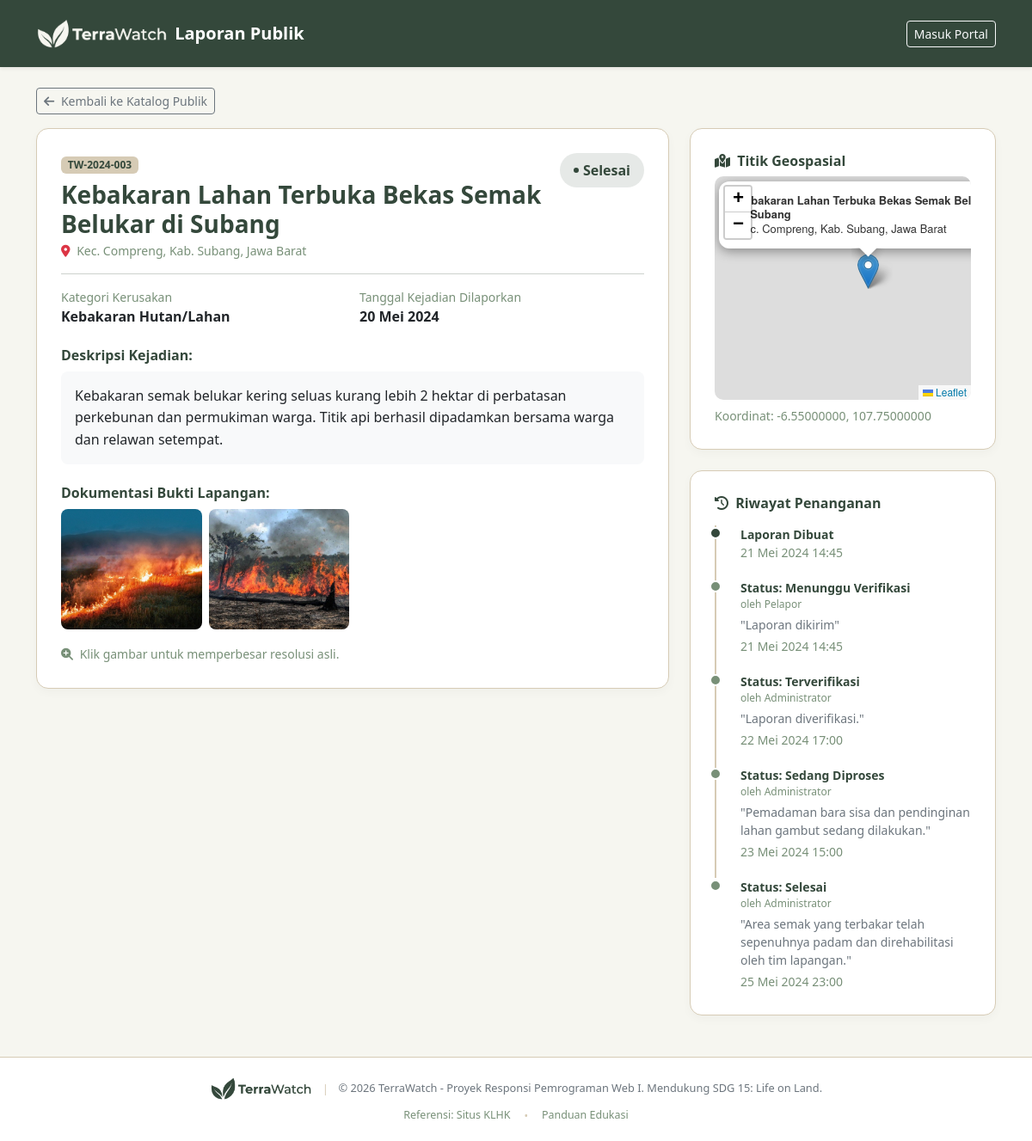
The app's page /user/detail_publik.php?id=3 with its own data.
### tables this page shows
CREATE TABLE `reports` (
  `report_id`        INT           NOT NULL AUTO_INCREMENT,
  `user_id`          INT           NOT NULL,
  `category_id`      INT           NOT NULL,
  `title`            VARCHAR(255)  NOT NULL,
  `incident_date`    DATE          NOT NULL,
  `location`         VARCHAR(500)  NOT NULL,
  `latitude`         DECIMAL(10,8) NULL DEFAULT NULL,
  `longitude`        DECIMAL(11,8) NULL DEFAULT NULL,
  `description`      TEXT          NOT NULL,
  `status`           ENUM('Pending','Revision','Verified','In Progress','Completed','Rejected') NOT NULL DEFAULT 'Pending',
  `rejection_reason` TEXT          NULL,
  `created_at`       TIMESTAMP     NOT NULL DEFAULT CURRENT_TIMESTAMP,
  `updated_at`       TIMESTAMP     NOT NULL DEFAULT CURRENT_TIMESTAMP ON UPDATE CURRENT_TIMESTAMP,
  PRIMARY KEY (`report_id`),
  INDEX `idx_reports_status` (`status`),
  INDEX `idx_reports_created_at` (`created_at`),
  INDEX `idx_reports_user_id` (`user_id`),
  INDEX `idx_reports_category_id` (`category_id`),
  CONSTRAINT `fk_reports_user`     FOREIGN KEY (`user_id`)     REFERENCES `users`(`user_id`),
  CONSTRAINT `fk_reports_category` FOREIGN KEY (`category_id`) REFERENCES `categories`(`category_id`)
);

CREATE TABLE `categories` (
  `category_id`   INT          NOT NULL AUTO_INCREMENT,
  `category_name` VARCHAR(100) NOT NULL,
  `description`   TEXT         NULL,
  `icon`          VARCHAR(50)  NULL DEFAULT NULL,
  `created_at`    TIMESTAMP    NOT NULL DEFAULT CURRENT_TIMESTAMP,
  PRIMARY KEY (`category_id`)
);

CREATE TABLE `report_images` (
  `image_id`    INT          NOT NULL AUTO_INCREMENT,
  `report_id`   INT          NOT NULL,
  `image_path`  VARCHAR(255) NOT NULL,
  `uploaded_at` TIMESTAMP    NOT NULL DEFAULT CURRENT_TIMESTAMP,
  PRIMARY KEY (`image_id`),
  INDEX `idx_report_images_report_id` (`report_id`),
  CONSTRAINT `fk_report_images_report` FOREIGN KEY (`report_id`) REFERENCES `reports`(`report_id`) ON DELETE CASCADE
);

CREATE TABLE `report_updates` (
  `update_id`  INT         NOT NULL AUTO_INCREMENT,
  `report_id`  INT         NOT NULL,
  `changed_by` INT         NULL DEFAULT NULL,
  `old_status` VARCHAR(50) NULL DEFAULT NULL,
  `new_status` VARCHAR(50) NOT NULL,
  `note`       TEXT        NULL,
  `created_at` TIMESTAMP   NOT NULL DEFAULT CURRENT_TIMESTAMP,
  PRIMARY KEY (`update_id`),
  INDEX `idx_report_updates_report_id` (`report_id`),
  CONSTRAINT `fk_report_updates_report`     FOREIGN KEY (`report_id`)  REFERENCES `reports`(`report_id`) ON DELETE CASCADE,
  CONSTRAINT `fk_report_updates_changed_by` FOREIGN KEY (`changed_by`) REFERENCES `users`(`user_id`) ON DELETE SET NULL
);

CREATE TABLE `users` (
  `user_id`       INT                  NOT NULL AUTO_INCREMENT,
  `name`          VARCHAR(100)         NOT NULL,
  `email`         VARCHAR(150)         NOT NULL,
  `password`      VARCHAR(255)         NOT NULL,
  `role`          ENUM('user','admin') NOT NULL DEFAULT 'user',
  `is_active`     TINYINT(1)           NOT NULL DEFAULT 1,
  `profile_photo` VARCHAR(255)         NULL DEFAULT NULL,
  `phone`         VARCHAR(20)          NULL DEFAULT NULL,
  `address`       TEXT                 NULL,
  `created_at`    TIMESTAMP            NOT NULL DEFAULT CURRENT_TIMESTAMP,
  PRIMARY KEY (`user_id`),
  UNIQUE INDEX `idx_users_email` (`email`)
);

### helpers/functions.php (called while the page is built, shortened)
<?php
function isLoggedIn(): bool
{
    return isset($_SESSION['user_id']);
}
function formatDate(string $date, string $format = 'd M Y'): string
{
    $months = [
        'Jan' => 'Jan', 'Feb' => 'Feb', 'Mar' => 'Mar',
        'Apr' => 'Apr', 'May' => 'Mei', 'Jun' => 'Jun',
        'Jul' => 'Jul', 'Aug' => 'Agu', 'Sep' => 'Sep',
        'Oct' => 'Okt', 'Nov' => 'Nov', 'Dec' => 'Des',
    ];
    $formatted = date($format, strtotime($date));
    return str_replace(array_keys($months), array_values($months), $formatted);
}
function formatDateTime(string $date): string
{
    return formatDate($date, 'd M Y H:i');
}
function generateReportId($id = null, ?string $createdAt = null): string
{
    $year = date('Y');
    if (!empty($createdAt)) {
        $timestamp = strtotime($createdAt);
        if ($timestamp !== false) {
            $year = date('Y', $timestamp);
        }
    }
    if ($id !== null && is_numeric($id) && (int)$id > 0) {
        return sprintf('TW-%s-%03d', $year, (int)$id);
    }
}
function getImageUrl(?string $path): string
{
    $appUrl = defined('APP_URL') ? rtrim(APP_URL, '/') : '';
    $cleanPath = ltrim($path, '/');
    if (strpos($cleanPath, 'uploads/') === 0 || strpos($cleanPath, 'assets/') === 0) {
        return $appUrl . '/' . $cleanPath;
    }
    return $appUrl . '/uploads/' . $cleanPath;
}
function statusLabel(string $s): string
{
    $labels = [
        'Pending'     => 'Menunggu Verifikasi',
        'Revision'    => 'Perlu Perbaikan',
        'Verified'    => 'Terverifikasi',
        'In Progress' => 'Sedang Diproses',
        'Completed'   => 'Selesai',
        'Rejected'    => 'Ditolak',
        'Draft'       => 'Draf',
        'Published'   => 'Diterbitkan',
    ];
    return $labels[$s] ?? $s;
}

### user/detail_publik.php (the view, shortened to what this page needs)
<?php
require_once __DIR__ . '/../helpers/functions.php';
$isUserLoggedIn = isLoggedIn();
$reportId = (int)($_GET['id'] ?? 0);
try {
    $stmt = $pdo->prepare("
        SELECT r.*, c.category_name, u.name as reporter_name
        FROM reports r
        LEFT JOIN categories c ON r.category_id = c.category_id
        LEFT JOIN users u ON r.user_id = u.user_id
        WHERE r.report_id = ? AND r.status IN ('Verified', 'In Progress', 'Completed')
    ");
    $stmt->execute([$reportId]);
    $report = $stmt->fetch(PDO::FETCH_ASSOC);
    $stmtImg = $pdo->prepare("SELECT * FROM report_images WHERE report_id = ?");
    $stmtImg->execute([$reportId]);
    $images = $stmtImg->fetchAll(PDO::FETCH_ASSOC);
    $stmtHistory = $pdo->prepare("
        SELECT ru.*, a.name as changer_name, a.role as changer_role
        FROM report_updates ru
        LEFT JOIN users a ON ru.changed_by = a.user_id
        WHERE ru.report_id = ?
        ORDER BY ru.created_at ASC, ru.update_id ASC
    ");
    $stmtHistory->execute([$reportId]);
    $updates = $stmtHistory->fetchAll(PDO::FETCH_ASSOC);
} catch (PDOException $e) {
    redirect('laporan_publik.php');
}
?>
<!DOCTYPE html>
<html lang="id">
<head>
    <link href="https://cdn.jsdelivr.net/npm/bootstrap@5.3.2/dist/css/bootstrap.min.css" rel="stylesheet">
    <link href="https://cdnjs.cloudflare.com/ajax/libs/font-awesome/6.5.1/css/all.min.css" rel="stylesheet">
    <link href="https://unpkg.com/leaflet@1.9.4/dist/leaflet.css" rel="stylesheet">
    <link href="../assets/css/style.css" rel="stylesheet">
</head>
<body>
<?php if ($isUserLoggedIn): ?>
    <?php include __DIR__ . '/../includes/sidebar.php'; ?>
    <?php include __DIR__ . '/../includes/topbar.php'; ?>
    <main class="main-content">
<?php else: ?>
    <nav class="navbar navbar-dark bg-pine py-3 shadow-sm" style="background:#34483B;">
        <div class="container">
            <a class="navbar-brand fw-bold d-flex align-items-center" href="laporan_publik.php">
                <img src="<?= APP_URL ?>/assets/img/terrawatch-logo-light.png" alt="TerraWatch" style="height: 36px; object-fit: contain;">
                <span class="ms-2">Laporan Publik</span>
            </a>
            <a href="../auth/login.php" class="btn btn-outline-light btn-sm">Masuk Portal</a>
        </div>
    </nav>
    <main class="container py-4">
<?php endif; ?>
    <div class="mb-3">
        <a href="laporan_publik.php" class="btn btn-outline-secondary btn-sm">
            <i class="fas fa-arrow-left me-1"></i> Kembali ke Katalog Publik
        </a>
    </div>
    <div class="row">
        <div class="col-lg-8">
            <div class="detail-card">
                <div class="d-flex justify-content-between align-items-start mb-3">
                    <div>
                        <span class="badge bg-secondary mb-2"><?= generateReportId($report['report_id'], $report['created_at'] ?? null) ?></span>
                        <h3 class="fw-bold text-pine mb-1"><?= htmlspecialchars($report['title']) ?></h3>
                        <p class="text-muted small mb-0">
                            <i class="fas fa-map-marker-alt text-danger me-1"></i> <?= htmlspecialchars($report['location']) ?>
                        </p>
                    </div>
                    <?php $statusLower = strtolower(str_replace(' ', '-', $report['status'])); ?>
                    <span class="status-badge <?= $statusLower ?> fs-6 px-3 py-2">
                        <span class="dot"></span><?= htmlspecialchars(statusLabel($report['status'])) ?>
                    </span>
                </div>
                <hr class="my-3">
                <div class="row g-3 mb-4">
                    <div class="col-sm-6">
                        <small class="text-muted d-block">Kategori Kerusakan</small>
                        <span class="fw-bold text-dark"><?= htmlspecialchars($report['category_name'] ?? 'Umum') ?></span>
                    </div>
                    <div class="col-sm-6">
                        <small class="text-muted d-block">Tanggal Kejadian Dilaporkan</small>
                        <span class="fw-bold text-dark"><?= formatDate($report['incident_date']) ?></span>
                    </div>
                </div>
                <h6 class="fw-bold text-pine mb-2">Deskripsi Kejadian:</h6>
                <div class="p-3 bg-light rounded-3 mb-4 text-dark" style="line-height:1.6;">
                    <?= nl2br(htmlspecialchars($report['description'])) ?>
                </div>
                <h6 class="fw-bold text-pine mb-2">Dokumentasi Bukti Lapangan:</h6>
                <?php if (empty($images)): ?>
                    <p class="text-muted small">Tidak ada foto lampiran.</p>
                <?php else: ?>
                    <div class="row g-2 mb-3">
                        <?php foreach ($images as $img):
                            $imgSrc = getImageUrl($img['image_path']);
                        ?>
                            <div class="col-4 col-md-3">
                                <a href="<?= htmlspecialchars($imgSrc) ?>" target="_blank">
                                    <img src="<?= htmlspecialchars($imgSrc) ?>" class="gallery-thumb" alt="Foto Bukti" onerror="this.onerror=null;this.src='<?= APP_URL ?>/assets/img/default-forest.jpg'">
                                </a>
                            </div>
                        <?php endforeach; ?>
                    </div>
                    <small class="text-muted"><i class="fas fa-search-plus me-1"></i> Klik gambar untuk memperbesar resolusi asli.</small>
                <?php endif; ?>
            </div>
        </div>
        <div class="col-lg-4">
            <?php if (!empty($report['latitude']) && !empty($report['longitude'])): ?>
            <div class="detail-card">
                <h6 class="fw-bold text-pine mb-2"><i class="fas fa-map-marked-alt me-1"></i> Titik Geospasial</h6>
                <div id="public-map" class="mb-2"></div>
                <div class="small text-muted">
                    Koordinat: <?= htmlspecialchars($report['latitude']) ?>, <?= htmlspecialchars($report['longitude']) ?>
                </div>
            </div>
            <?php endif; ?>
            <div class="detail-card">
                <h6 class="fw-bold text-pine mb-3"><i class="fas fa-history me-1"></i> Riwayat Penanganan</h6>
                <div class="timeline">
                    <div class="timeline-item">
                        <span class="timeline-dot"></span>
                        <div class="fw-bold small">Laporan Dibuat</div>
                        <div class="text-muted small"><?= formatDateTime($report['created_at']) ?></div>
                    </div>
                    <?php foreach ($updates as $up): ?>
                    <div class="timeline-item">
                        <span class="timeline-dot" style="background:#789078;"></span>
                        <div class="fw-bold small text-pine">Status: <?= htmlspecialchars(statusLabel($up['new_status'])) ?></div>
                        <div class="text-muted" style="font-size:0.75rem;">oleh <?= ($up['changed_by'] == $report['user_id'] ? 'Pelapor' : htmlspecialchars($up['changer_name'] ?? 'Admin')) ?></div>
                        <?php if (!empty($up['note'])): ?>
                            <div class="small text-secondary my-1">"<?= htmlspecialchars($up['note']) ?>"</div>
                        <?php endif; ?>
                        <div class="text-muted small"><?= formatDateTime($up['created_at']) ?></div>
                    </div>
                    <?php endforeach; ?>
                </div>
            </div>
        </div>
    </div>
</main>
<?php include __DIR__ . '/../includes/footer.php'; ?>

### assets/css/style.css (style rules this page uses)
:root { --pine: #34483B; --sage: #789078; --soft-leaf: #B5C2AA; --cloud-cream: #F6F6F0; --stone-beige: #D6CBB5; --muted-terracotta: #C17B58; --primary-dark-green: #34483B; --secondary-green: #789078; --accent-green: #789078; --light-sage: #B5C2AA; --bg-light: #F6F6F0; --white: #FFFFFF; --status-pending: #C17B58; --status-verified: #789078; --status-in-progress: #789078; --status-completed: #34483B; --status-rejected: #C17B58; --status-revision: #C17B58; --maroon-btn: #C17B58; --sidebar-width: 260px; --cat-deforestasi: #34483B; --cat-degradasi: #789078; --cat-gambut: #C17B58; --amber-bg: #F6F6F0; --amber-border: #D6CBB5; --text-dark: #34483B; --text-muted: #789078; --border-color: #D6CBB5; }
* { margin: 0; padding: 0; box-sizing: border-box; }
body { font-family: 'Segoe UI', 'Inter', -apple-system, BlinkMacSystemFont, sans-serif; background-color: var(--bg-light); color: var(--text-dark); overflow-x: hidden; }
a { text-decoration: none; color: inherit; }
.status-badge { display: inline-flex; align-items: center; gap: 5px; padding: 4px 12px; border-radius: 20px; font-size: 0.72rem; font-weight: 600; white-space: nowrap; }
.status-badge .dot { width: 6px; height: 6px; border-radius: 50%; display: inline-block; }
.status-badge.completed { background: rgba(52, 72, 59, 0.12); color: #34483B; }
.status-badge.completed .dot { background: #34483B; }
.detail-card { background: var(--white); border-radius: 14px; border: 1px solid var(--border-color); padding: 25px; margin-bottom: 25px; }
.timeline-item { position: relative; padding-bottom: 22px; }
.timeline-item:last-child { padding-bottom: 0; }
.text-muted { color: var(--text-muted) !important; }
.text-pine { color: #34483B !important; }
.bg-pine { background-color: #34483B !important; }
.badge.bg-secondary { background-color: #D6CBB5 !important; color: #34483B !important; }

### user/detail_publik.php (style rules this page uses)
.detail-card { background: #ffffff; border-radius: 14px; padding: 28px; border: 1px solid #D6CBB5; margin-bottom: 24px; box-shadow: 0 4px 12px rgba(0,0,0,0.03); }
.gallery-thumb { width: 100%; height: 140px; object-fit: cover; border-radius: 8px; cursor: pointer; transition: all 0.2s; }
.timeline-item { position: relative; padding-left: 28px; padding-bottom: 20px; border-left: 2px solid #D6CBB5; }
.timeline-item:last-child { border-left: 2px solid transparent; padding-bottom: 0; }
.timeline-dot { position: absolute; left: -8px; top: 2px; width: 14px; height: 14px; border-radius: 50%; background: #34483B; border: 2px solid #ffffff; }
#public-map { height: 260px; border-radius: 10px; }

### records on screen
reports: report_id+created_at "TW-2024-003", title "Kebakaran Lahan Terbuka Bekas Semak Belukar di Subang", location "Kec. Compreng, Kab. Subang, Jawa Barat", status "Selesai", category.category_name "Kebakaran Hutan/Lahan", incident_date "20 Mei 2024", description "Kebakaran semak belukar kering seluas kurang lebih 2 hektar di perbatasan perkebunan dan permukiman warga. Titik api berhasil dipadamkan bersama warga dan relawan setempat.", latitude "-6.55000000", longitude "107.75000000", created_at "21 Mei 2024 14:45"
report_images: image_path (picture)
report_images: image_path (picture)
report_updates: new_status "Menunggu Verifikasi", shows "Pelapor", note "Laporan dikirim", created_at "21 Mei 2024 14:45"
report_updates: new_status "Terverifikasi", changed_by.name "Administrator", note "Laporan diverifikasi.", created_at "22 Mei 2024 17:00"
report_updates: new_status "Sedang Diproses", changed_by.name "Administrator", note "Pemadaman bara sisa dan pendinginan lahan gambut sedang dilakukan.", created_at "23 Mei 2024 15:00"
report_updates: new_status "Selesai", changed_by.name "Administrator", note "Area semak yang terbakar telah sepenuhnya padam dan direhabilitasi oleh tim lapangan.", created_at "25 Mei 2024 23:00"
